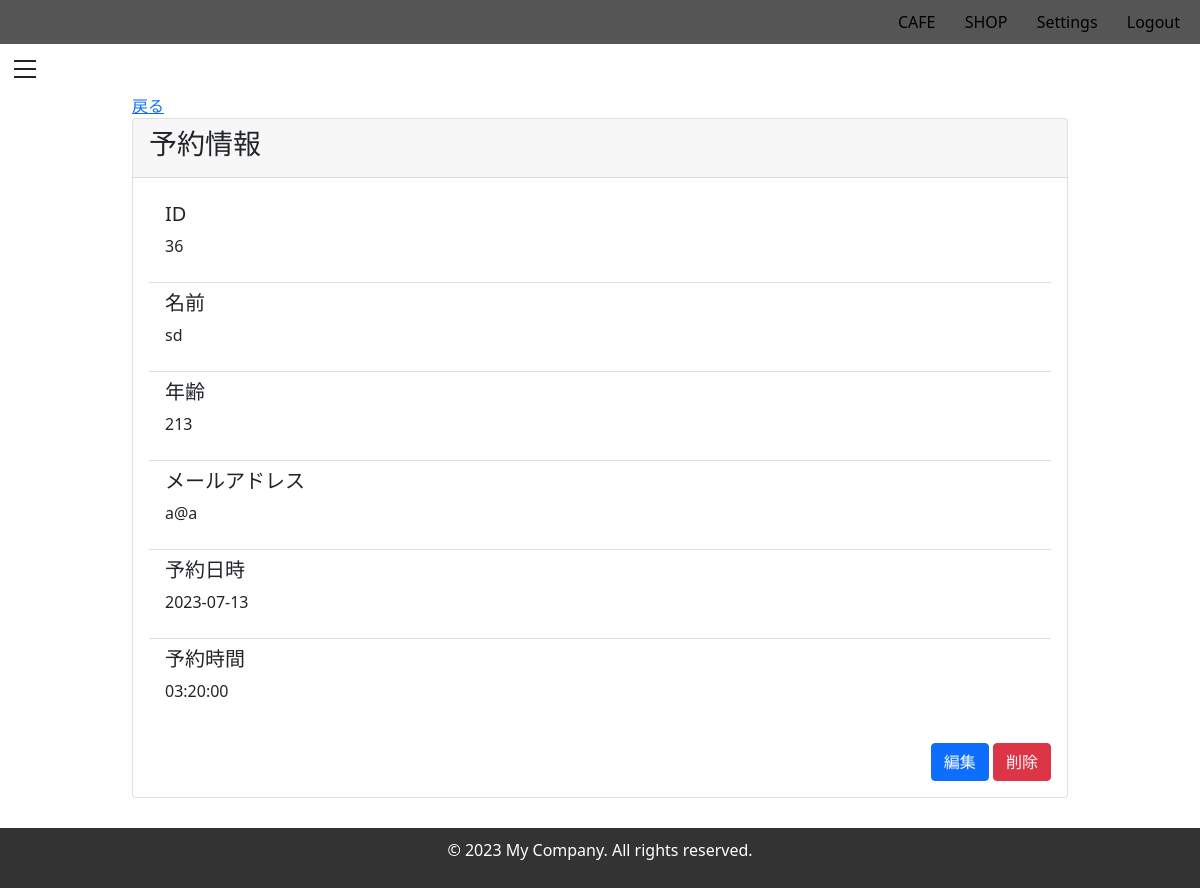
Screenshot of /setting/cafe/reservation/show/36 with the database file from the repository.
### models.py (models this page shows)
class User(db.Model):
  __tablename__ = 'User'
  id = db.Column(db.Integer, primary_key=True)
  name = db.Column(db.Text)
  email = db.Column(db.Text)
  age = db.Column(db.Text)
  reservation_date = db.Column(db.Date)
  reservation_time = db.Column(db.Time)

### controllers/setting/cafe/reservation.py (the view)
@app.route('/setting/cafe/reservation/show/<int:user_id>')
def show(user_id):
  user = User.query.get(user_id)
  return render_template('setting/cafe/reservation/show.html', user=user)

### templates/setting/cafe/reservation/show.html (shortened to what this page needs)
{% extends 'setting/base.html' %}
{% block head %}
<link rel="stylesheet" type="text/css" href="{{ url_for('static', filename='css/setting.css') }}">
<link rel="stylesheet" href="https://cdn.jsdelivr.net/npm/bootstrap@5.0.0/dist/css/bootstrap.min.css">
{% endblock %}
{% block content %}
  <div class="container">
    <a href="/setting/cafe/reservation/list">戻る</a>
    <div class="card">
      <div class="card-header">
        <h3>予約情報</h3>
      </div>
      <div class="card-body">
        <ul class="list-group list-group-flush">
          <li class="list-group-item">
            <h5>ID</h5>
            <p>{{ user.id }}</p>
          </li>
          <li class="list-group-item">
            <h5>名前</h5>
            <p>{{ user.name }}</p>
          </li>
          <li class="list-group-item">
            <h5>年齢</h5>
            <p>{{ user.age }}</p>
          </li>
          <li class="list-group-item">
            <h5>メールアドレス</h5>
            <p>{{ user.email }}</p>
          </li>
          <li class="list-group-item">
            <h5>予約日時</h5>
            <p>{{ user.reservation_date }}</p>
          </li>
          <li class="list-group-item">
            <h5>予約時間</h5>
            <p>{{ user.reservation_time }}</p>
          </li>
        </ul>
        <div class="text-end mt-3">
          <a href="/setting/cafe/reservation/edit/{{ user.id }}" class="btn btn-primary">編集</a>
          <a href="#" onclick="confirmDelete({{ user.id }}, 'user')" class="btn btn-danger">削除</a>
        </div>
      </div>
    </div>
  </div>
{% endblock %}

### rows the page displays
User: id "36", name "sd", age "213", email "a@a", reservation_date "2023-07-13", reservation_time "03:20:00"
